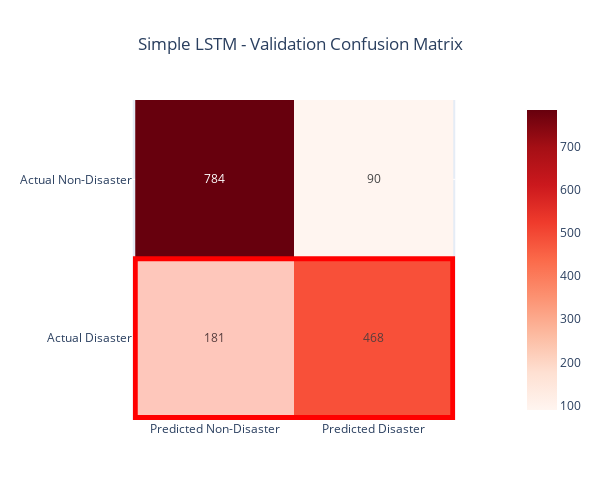
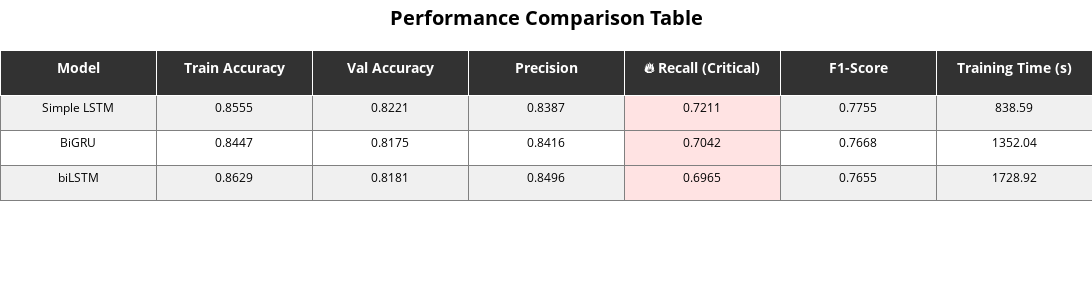

The notebook cell these images were saved under, in order:
### Code cell
################## Performance Viz #########################################
from sklearn.metrics import confusion_matrix, f1_score
from sklearn.metrics import precision_score, recall_score
import pandas as pd
import plotly.express as px
import pandas as pd
import plotly.graph_objects as go
#from plotly.subplots import make_subplots

def plot_confusion_matrix(results, y_true):
    """ Plotly Confusion Matrix"""
    model_name = results['model_name']
    y_pred = results['y_pred_val'].flatten()

    # Confusion Matrix
    cm = confusion_matrix(y_true, y_pred)

    # DataFrame
    cm_df = pd.DataFrame(
        cm,
        index=['Actual Non-Disaster', 'Actual Disaster'],
        columns=['Predicted Non-Disaster', 'Predicted Disaster']
    )

    # Plotly Express
    fig = px.imshow( cm_df, text_auto=True, color_continuous_scale='Reds', title=f'{model_name} - Validation Confusion Matrix' )
    # Disaster background highlight
    fig.add_shape( type="rect", x0=-0.5, y0=0.5, x1=1.5, y1=1.5,  # Actual Disaster 행 
                line=dict(color="red", width=5), fillcolor="rgba(255,0,0,0.1)")
    fig.update_layout(title_x=0.5, width=600, height=500)
    fig.show()

    return cm
# Execute
cm = plot_confusion_matrix(lstm_results, y_val)


def create_performance_table(all_results, y_val):
    """ Plotly Table"""
    performance_result = []

    for results in all_results:
        y_pred = results['y_pred_val'].flatten()

        f1 = f1_score(y_val, y_pred)
        precision = precision_score(y_val, y_pred)
        recall = recall_score(y_val, y_pred)

        performance_result.append([
            results['model_name'],
            f"{results['train_accuracy']:.4f}",
            f"{results['val_accuracy']:.4f}",
            f"{precision:.4f}",
            f"{recall:.4f}",
            f"{f1:.4f}",
            f"{results['training_time']:.2f}"
        ])

    # Header, Cell color 
    header_color = 'rgb(50, 50, 50)'
    cell_colors = ['rgb(240, 240, 240)' if i % 2 == 0 else 'white'
                    for i in range(len(performance_result))]

    # Recall col highlight
    recall_colors = [cell_colors for _ in range(7)]
    recall_colors[4] = ['rgba(255,200,200,0.5)' for _ in range(len(performance_result))]
    # Recall 컬럼

    fig = go.Figure(data=[go.Table(
        header=dict(
            values=['<b>Model</b>', '<b>Train Accuracy</b>', '<b>Val Accuracy</b>',
                    '<b>Precision</b>', '<b>🔥 Recall (Critical)</b>', '<b>F1-Score</b>', '<b>Training Time (s)</b>'],
            fill_color=header_color,
            align='center',
            font=dict(size=14, color='white'),
            height=45
        ),
        cells=dict(
            values=list(map(list, zip(*performance_result))),
            fill_color=recall_colors,
            align='center',
            font=dict(size=12, color='black'),
            height=35,
            line_color='gray',
        )
    )])

    fig.update_layout(
        title='<b>Performance Comparison Table</b>',
        title_x=0.5,
        title_font=dict(size=20, color='black'),
        width=1200,
        height=300,
        margin=dict(l=0, r=0, t=50, b=0)
    )
    
    # Recall col highlight 
    fig.add_shape(
        type="rect",
        x0=3.6, y0=-0.1, x1=4.4, y1=len(performance_result)+0.6,  # Recall position
        line=dict(color="red", width=3),
        fillcolor="rgba(255,0,0,0.05)"
    )
    # Val Accuracy col highlight 
    # fig.add_shape(
    #     type="rect",
    #     x0=1.6, y0=-0.1, x1=2.4, y1=len(performance_result)+0.6,  # Val Accuracy position
    #     line=dict(color="blue", width=3),
    #     fillcolor="rgba(0,0,255,0.05)"
    # )

    fig.show()

# 실행
create_performance_table(all_results, y_val)

### Figure 1 — Plotly figure (JSON) as saved in the notebook; plotly's stock layout.template omitted (floating-point values rounded to 4 significant figures)
{"data": [{"coloraxis": "coloraxis", "hovertemplate": "x: %{x}<br>y: %{y}<br>color: %{z}<extra></extra>", "name": "0", "texttemplate": "%{z}", "type": "heatmap", "x": ["Predicted Non-Disaster", "Predicted Disaster"], "xaxis": "x", "y": ["Actual Non-Disaster", "Actual Disaster"], "yaxis": "y", "z": [[784, 90], [181, 468]]}], "layout": {"coloraxis": {"colorscale": [[0, "rgb(255,245,240)"], [0.125, "rgb(254,224,210)"], [0.25, "rgb(252,187,161)"], [0.375, "rgb(252,146,114)"], [0.5, "rgb(251,106,74)"], [0.625, "rgb(239,59,44)"], [0.75, "rgb(203,24,29)"], [0.875, "rgb(165,15,21)"], [1, "rgb(103,0,13)"]]}, "height": 500, "shapes": [{"fillcolor": "rgba(255,0,0,0.1)", "line": {"color": "red", "width": 5}, "type": "rect", "x0": -0.5, "x1": 1.5, "y0": 0.5, "y1": 1.5}], "title": {"text": "Simple LSTM - Validation Confusion Matrix", "x": 0.5}, "width": 600, "xaxis": {"anchor": "y", "constrain": "domain", "domain": [0, 1], "scaleanchor": "y"}, "yaxis": {"anchor": "x", "autorange": "reversed", "constrain": "domain", "domain": [0, 1]}}}

### Figure 2 — Plotly figure (JSON) as saved in the notebook; plotly's stock layout.template omitted (floating-point values rounded to 4 significant figures)
{"data": [{"cells": {"align": "center", "fill": {"color": [["rgb(240, 240, 240)", "white", "rgb(240, 240, 240)"], ["rgb(240, 240, 240)", "white", "rgb(240, 240, 240)"], ["rgb(240, 240, 240)", "white", "rgb(240, 240, 240)"], ["rgb(240, 240, 240)", "white", "rgb(240, 240, 240)"], ["rgba(255,200,200,0.5)", "rgba(255,200,200,0.5)", "rgba(255,200,200,0.5)"], ["rgb(240, 240, 240)", "white", "rgb(240, 240, 240)"], ["rgb(240, 240, 240)", "white", "rgb(240, 240, 240)"]]}, "font": {"color": "black", "size": 12}, "height": 35, "line": {"color": "gray"}, "values": [["Simple LSTM", "BiGRU", "biLSTM"], ["0.8555", "0.8447", "0.8629"], ["0.8221", "0.8175", "0.8181"], ["0.8387", "0.8416", "0.8496"], ["0.7211", "0.7042", "0.6965"], ["0.7755", "0.7668", "0.7655"], ["838.59", "1352.04", "1728.92"]]}, "header": {"align": "center", "fill": {"color": "rgb(50, 50, 50)"}, "font": {"color": "white", "size": 14}, "height": 45, "values": ["<b>Model</b>", "<b>Train Accuracy</b>", "<b>Val Accuracy</b>", "<b>Precision</b>", "<b>🔥 Recall (Critical)</b>", "<b>F1-Score</b>", "<b>Training Time (s)</b>"]}, "type": "table"}], "layout": {"height": 300, "margin": {"b": 0, "l": 0, "r": 0, "t": 50}, "shapes": [{"fillcolor": "rgba(255,0,0,0.05)", "line": {"color": "red", "width": 3}, "type": "rect", "x0": 3.6, "x1": 4.4, "y0": -0.1, "y1": 3.6}, {"fillcolor": "rgba(0,0,255,0.05)", "line": {"color": "blue", "width": 3}, "type": "rect", "x0": 1.6, "x1": 2.4, "y0": -0.1, "y1": 3.6}], "title": {"font": {"color": "black", "size": 20}, "text": "<b>Performance Comparison Table</b>", "x": 0.5}, "width": 1200}}
